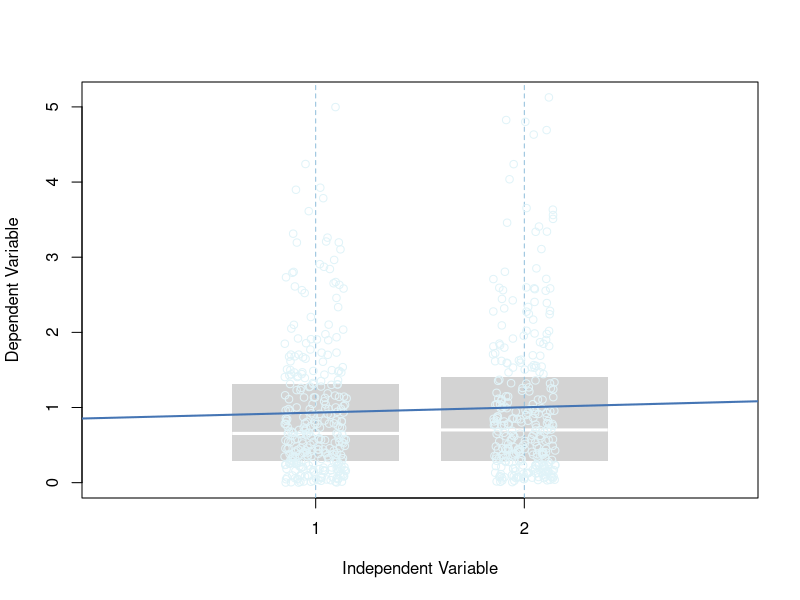

Recreate this plot in R.
x <- c(rep(1,300), rep(2, 300))
y <- rgamma(600, shape = 1)
bad_data <- data.frame(x, y)
u <- runif(length(x), -0.075, 0.075)
cbPalette <- c('#d73027','#fc8d59','#fee090','#e0f3f8','#91bfdb','#4575b4')

png(filename = "bad-linear-model.png", width = 610, height = 600)
boxplot(y~x, xlab="Independent Variable", ylab="Dependent Variable",
        xlim=c(0,3), border=FALSE)
abline(v=1:2, lty=2, col=cbPalette[5])
points(as.integer(x) + 2*u, y, col=cbPalette[4])
abline(lm(y ~ x)$coef, col=cbPalette[6], lwd=2)
text(x = 0.5, y = 48,
     label = "data = model + error", font = 2)
text(x = 0.55, y = 46.5,
     label = expression(paste("body weight = 25.9 + ", (2.6 %*% x), " + error")))
text(x = 0.2, y = 24.5,
     label = expression(paste(beta[0], " = y-intercept")))
text(x = 0.15, y = 23.0,
     label = "= 25.9")
text(x = 0.2, y = 29.5, label = expression(paste(beta[1], " = slope")))
text(x = 0.2, y = 28, label = "= 2.6")
segments(x0=0.3, y0=27, x1=0.3, y1=28, 
         col=cbPalette[1], lty="longdash", lwd = 0.8)
segments(x0=0.3, y0=28.3, x1=0.8, y1=28.3, 
         col=cbPalette[1], lty="longdash", lwd = 0.8)
points(x=1, y=41, col=cbPalette[2])
text(x=1.2, y=35, label="error or\nresidual") 
segments(x0=1, y0=28.4, y1=41, 
         col=cbPalette[2], lty="longdash", lwd = 0.8)
dev.off()
